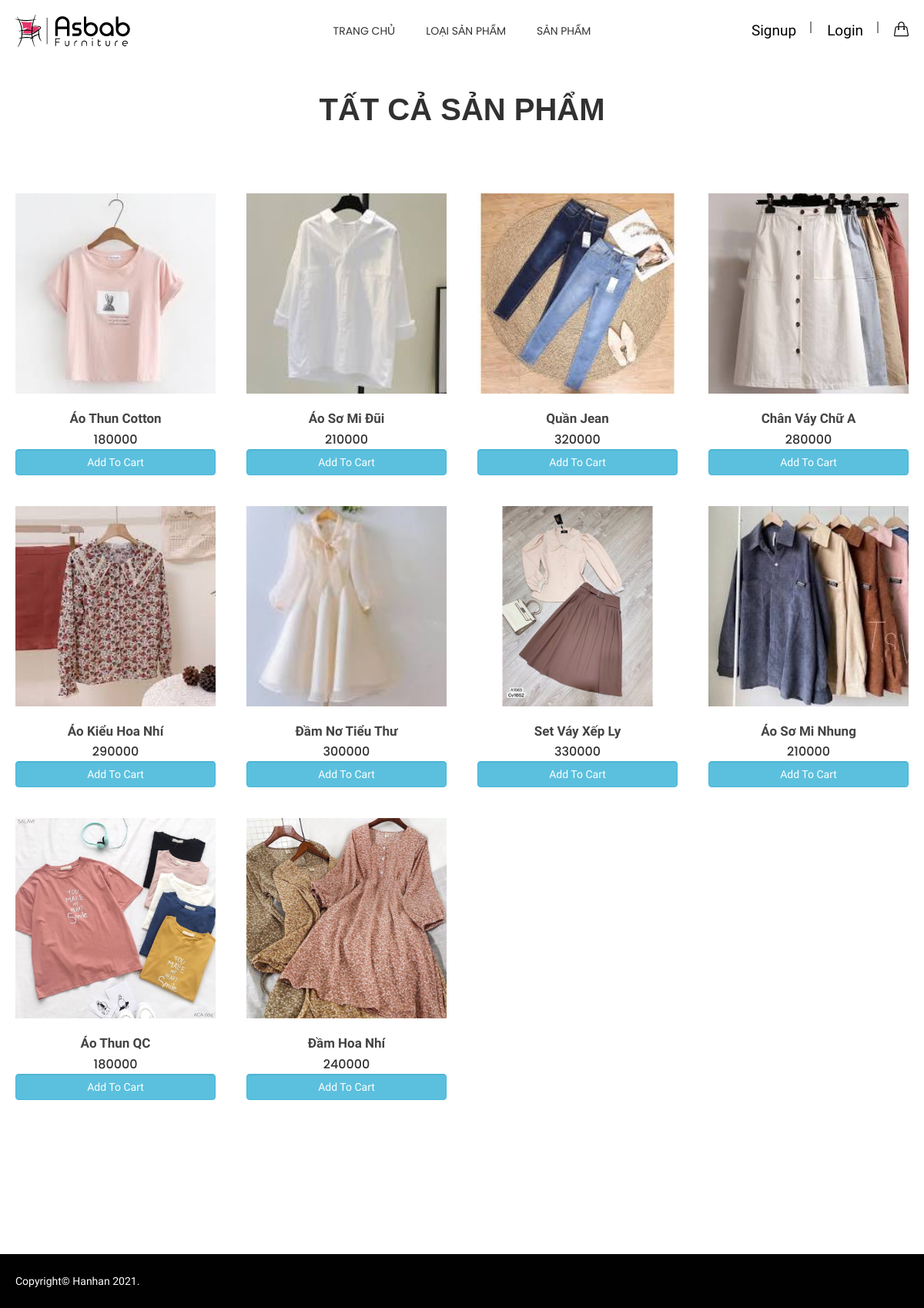
Page /home/product on the committed database.
### banhang/models.py (models this page shows, shortened)
class sanpham(models.Model):
    l_id = models.ForeignKey(loaisanpham, on_delete=models.CASCADE)
    sp_ten = models.CharField("Ten san pham", max_length=200)
    sp_gia = models.IntegerField("Gia", default=0)
    sp_soluong = models.IntegerField("So luong", default=0)
    sp_hinhanh = models.ImageField("Hinh anh",upload_to='uploads/%Y/%m/%d/')
    sp_mota = models.TextField("Mo ta")
    def image_tag(self):
        if self.image:
            return safestring.mark_safe('<img src="%s%s" width="200" height="200" />' % (settings.MEDIA_URL, self.image))
        else:
            return ""
    image_tag.short_description = 'Image'
    image_tag.allow_tags = True

### home/views.py (the view)
# urls.py: path('home/product',views.product,name="sanpham"),
def product(request):
    loai_objs = loaisanpham.objects.filter(active__exact=True)
    featureItems = sanpham.objects.filter()
    context = {
        'loai_objs': loai_objs,
        'featureItems' : featureItems,
    }
    return render(request,'home/product.html',context)

### templates/home/product.html (shortened to what this page needs)
{% extends "layout/main.html" %}
{% block content %}
{% load cart %}
<section class="htc__category__area ptb--100">
    <div class="container">
        <div class="row">
            <div class="col-xs-12">
                <div class="section__title--2 text-center"style="margin-top: -60px;">
                    <h2 class="title__line"style = "font-family:arial;">TẤT CẢ SẢN PHẨM</h2>
                </div>
            </div>
        </div>
        <div class="htc__product__container">
            <div class="row">
                <div class="product__list clearfix mt--30">
                    {% for item in featureItems %}
                    <div class="col-md-4 col-lg-3 col-sm-4 col-xs-12" id={{item.id}}>
                        <div class="category">
                            <div class="ht__cat__thumb">
                                <a href="{% url 'chitietsp' item.id  %}">
                                    <img src="/media/{{ item.sp_hinhanh }} " alt="product images" />
                                </a>
                            </div>
                            <div class="fr__hover__info">
                                <ul class="product__action">
                                </ul>
                            </div>
                            <div class="fr__product__inner">
                                <h4><a href="">{{item.sp_ten}}</a></h4>
                                <ul class="fr__pro__prize">
                                    <li>{{item.sp_gia}}</li>
                                </ul>
                            </div>
                            <div class="card-footer p-0 no-gutters">
                                {% if item|is_in_cart:request.session.cart %}
						        <div class="row no-gutters">
							        <form action="/#{{item.id}}" class="col-2 " method="post">
								        {% csrf_token %}
								        <input hidden type="text" name='product' value='{{item.id}}'>
								        <input hidden type="text" name='remove' value='True'>
								        <input type="submit" value=" – " class="col-2 btn btn-light border-right btn-block">
							        </form>
							        <div class="text-center col-6">{{item|cart_quantity:request.session.cart}} in Cart</div>
							        <form action="/#{{item.id}}" class="col-2 " method="post">
								        {% csrf_token %}
								        <input hidden type="text" name='product' value='{{item.id}}'>
								        <input type="submit" value=" + " class="btn btn-block btn-light border-left">
							        </form>
						        </div>
						        {% else %}
						        <form action="/#{{item.id}}" method="POST" class="btn-block">
							        <input type="submit" class="float-right btn btn-info  form-control"value="Add To Cart">
						        </form>
						        {% endif %}
					        </div>
                        </div>
                    </div>
                    {% endfor %}
                </div>
            </div>
        </div>
    </div>
</section>
{%endblock%}

### templates/layout/main.html (shortened to what this page needs)
{% load static %}
<!doctype html>
<html class="no-js" lang="en">
{%  include "../widgets/metadata.html" %}
<body>
    <div class="wrapper">
        {%  include "../widgets/header.html" %}
        {% block content %}
        {% endblock %}
        {%  include "../widgets/footer.html" %}
    </div>
</body>
</html>

### templates/widgets/metadata.html (shortened to what this page needs)
{% load static %}
<head>
    <link rel="stylesheet" href="{% static 'css/bootstrap.min.css' %}">
    <link rel="stylesheet" href="{% static 'css/owl.carousel.min.css' %}">
    <link rel="stylesheet" href="{% static 'css/owl.theme.default.min.css' %}">
    <link rel="stylesheet" href="{% static 'css/core.css' %}">
    <link rel="stylesheet" href="{% static 'css/shortcode/shortcodes.css' %}">
    <link rel="stylesheet" href="{% static 'style.css' %}">
    <link rel="stylesheet" href="{% static 'css/responsive.css' %}">
    <link rel="stylesheet" href="{% static 'css/custom.css' %}">
</head>

### templates/widgets/header.html (shortened to what this page needs)
{% load static %}
<header id="htc__header" class="htc__header__area header--one">
    <div id="sticky-header-with-topbar" class="mainmenu__wrap sticky__header">
        <div class="container">
            <div class="row">
                <div class="menumenu__container clearfix">
                    <div class="col-lg-2 col-md-2 col-sm-3 col-xs-5">
                        <div class="logo">
                             <a href="/"><img src="{% static 'images/logo/4.png' %}" alt="logo images"></a>
                        </div>
                    </div>
                    <div class="col-md-7 col-lg-8 col-sm-5 col-xs-3">
                        <nav class="main__menu__nav hidden-xs hidden-sm">
                            <ul class="main__menu">
                                <li class="drop"><a href="/">Trang chủ</a></li>
                                <li class="drop"><a href="#">Loại sản phẩm</a>
                                </li>
                                <li class="drop"><a href="/home/product">Sản phẩm</a>
                            </ul>
                        </nav>
                    </div>
                    <div class="col-md-3 col-lg-2 col-sm-4 col-xs-4">
                        <div class="header__right">
                            {% if request.session.kh_khachhang %}
                            <div class="header__account">
                                <a href="/logout"><i class="" aria-hidden="true" title="Đăng xuất"></i>Logout</a>
                            </div>
                            <div class="htc__shopping__cart">
                                <a  href="/home/cart"><i class="icon-handbag icons"></i></a>
                            </div>
                            {% else %}
                            <div class="header__account">
                                <a href="/signup">Signup</a>
                            </div>
                            <div class="header__account">
                                <a href="/login">Login</a>
                            </div>
                            <div class="htc__shopping__cart">
                                <a  href="/home/cart"><i class="icon-handbag icons"></i></a>
                            </div>
                            {% endif %}
                        </div>
                    </div>
                </div>
            </div>
        </div>
    </div>
</header>

### templates/widgets/footer.html
{% load static %}
<footer id="htc__footer">
    <div class="htc__copyright bg__cat--5" style="margin-top: 100px;">
        <div class="container">
            <div class="row">
                <div class="col-xs-12">
                    <div class="copyright__inner">
                        <p>Copyright© hanhan<a href="https://freethemescloud.com/"></a> 2021.</p>
                    </div>
                </div>
            </div>
        </div>
    </div>
</footer>

### home/static/style.css (style rules this page uses)
.section__title--2 h2 { color: #313131; font-family: Poppins; font-size: 40px; font-weight: 700; }
.category { position: relative; margin-top: 40px; }
.fr__hover__info { position: absolute; right: 20px; top: 20px; }
.fr__product__inner { padding-top: 23px; text-align: center; }
.fr__product__inner h4 a { color: #444; font-family: Old Standard TT; font-size: 17px; font-weight: 600; text-transform: capitalize; transition: all 0.3s ease 0s; }
.fr__pro__prize { display: flex; justify-content: center; margin-top: 6px; }
.fr__pro__prize li { color: #313131; font-family: Poppins; font-size: 16px; font-weight: 500; margin: 0 5px; }
.product__action { display: flex; justify-content: center; flex-flow: column; }
.category { overflow: hidden; position: relative; }
.ht__cat__thumb a img { width: 100%; }

### home/static/css/shortcode/default.css (style rules this page uses)
*, h1, h2, h3, h4, h5, h6, p, ul, a { margin: 0; padding: 0; }
html { font-size: 100%; }
body { font-family: 'Old Standard TT', serif; color: #666666; font-weight: 400; font-size: 14px; line-height: 24px; -webkit-font-smoothing: antialiased; -moz-osx-font-smoothing: grayscale; }
p { font-family: 'Old Standard TT', serif; color: #666666; font-weight: 400; font-size: 16px; line-height: 24px; }
h1, h2, h3, h4, h5, h6, .h1, .h2, .h3, .h4, .h5, .h6 { font-family: 'Poppins', sans-serif; color: #313131; font-weight: 400; -webkit-font-variant-ligatures: common-ligatures; font-variant-ligatures: common-ligatures; margin-top: 0; margin-bottom: 0; }
h2, .h2 { font-size: 30px; font-weight: 400; }
h4, .h4 { font-size: 14px; font-weight: 400; }
ul, ol { list-style: none; }
a { color: #333; }
h1 a, h2 a, h3 a, h4 a, h5 a, h6 a { color: inherit }
body { overflow-x: hidden; }
a, .btn { transition: all 0.3s ease-out 0s; }
input, select, textarea { transition: all 0.5s ease-out 0s; }
img, .img { max-width: 100%; transition: all 0.3s ease-out 0s; }
p + img, img:last-child { margin-bottom: 0; }
body { background: #fff; }
.bg__cat--5 { background-color: #010101; }
.mt--30 { margin-top: 30px }
.ptb--100 { padding: 100px 0 }

### home/static/css/shortcode/header.css (style rules this page uses)
.main__menu { display: flex; justify-content: center; }
.main__menu > li > a { color: #333333; display: block; font-size: 14px; height: 80px; line-height: 80px; position: relative; text-transform: uppercase; font-family: 'Poppins', sans-serif; }
.main__menu li { position: relative; margin: 0 20px; }
.logo a { display: block; }
.header__right { display: flex; justify-content: flex-end; height: 80px; align-items: center; }
.htc__shopping__cart { position: relative; }
.htc__shopping__cart a i { color: #000000; font-size: 19px; }
.header__account a { color: #000; font-size: 19px; margin-right: 20px; padding-right: 20px; position: relative; }
.header__account a::before { background: #898989 none repeat scroll 0 0; content: ""; height: 15px; position: absolute; right: 0; top: 0; width: 2px; }
.main__menu li.drop { position: relative; }
.logo { align-items: center; display: flex; height: 80px; justify-content: flex-start; }

### home/static/css/shortcode/footer.css (style rules this page uses)
.copyright__inner { align-items: center; display: flex; height: 70px; justify-content: space-between; }
.copyright__inner p { color: #ffffff; font-size: 14px; text-transform: capitalize; }

### rows in the picture
sanpham: sp_hinhanh (picture), sp_ten "Áo Thun Cotton", sp_gia "180000"
sanpham: sp_hinhanh (picture), sp_ten "Áo Sơ Mi Đũi", sp_gia "210000"
sanpham: sp_hinhanh (picture), sp_ten "Quần Jean", sp_gia "320000"
sanpham: sp_hinhanh (picture), sp_ten "Chân Váy Chữ A", sp_gia "280000"
sanpham: sp_hinhanh (picture), sp_ten "Áo Kiểu Hoa Nhí", sp_gia "290000"
sanpham: sp_hinhanh (picture), sp_ten "Đầm Nơ Tiểu Thư", sp_gia "300000"
sanpham: sp_hinhanh (picture), sp_ten "Set Váy Xếp Ly", sp_gia "330000"
sanpham: sp_hinhanh (picture), sp_ten "Áo Sơ Mi Nhung", sp_gia "210000"
sanpham: sp_hinhanh (picture), sp_ten "Áo Thun QC", sp_gia "180000"
sanpham: sp_hinhanh (picture), sp_ten "Đầm Hoa Nhí", sp_gia "240000"
